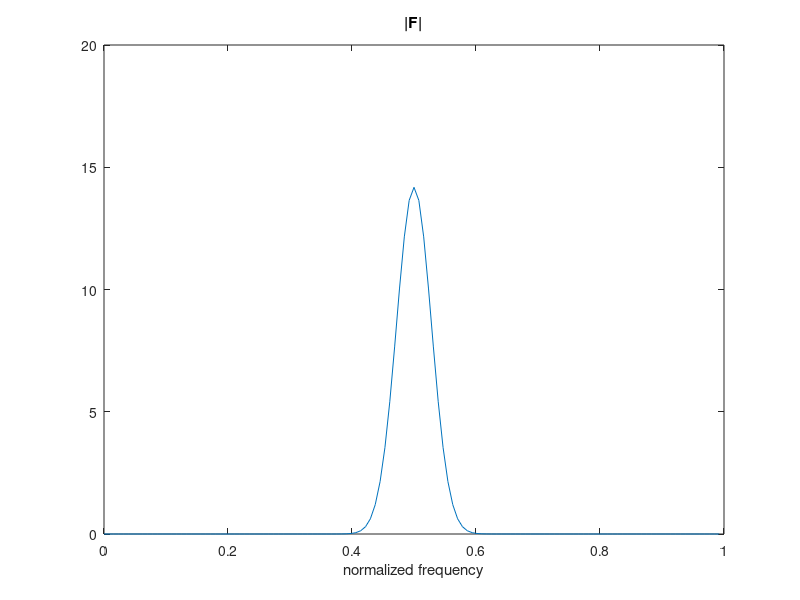
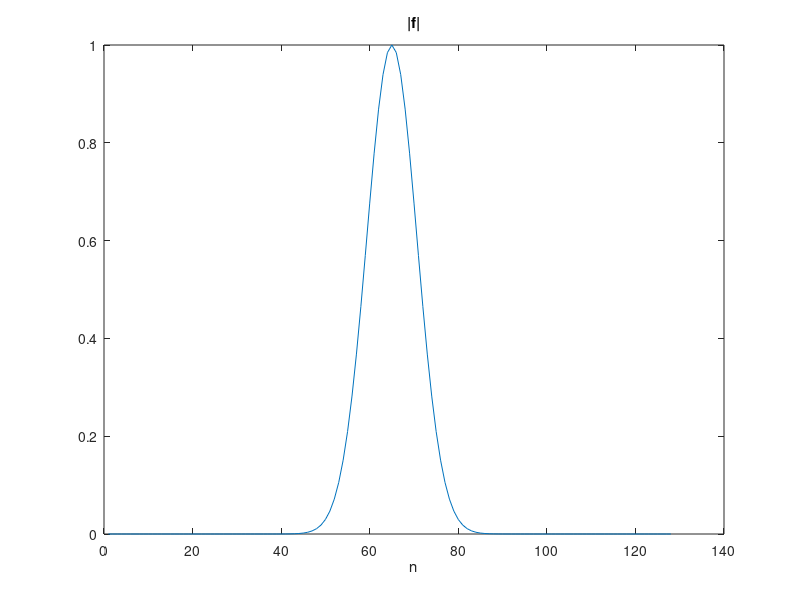

MATLAB code for these plots, in order:
N = 128;
n = 0:N-1;
M = 8;
f = (-1).^n.*(exp(-(n-N/2).^2./M.^2));
F = fft(f);

freq = (n)/N;

figure(1)
plot(freq, abs(F));
xlabel('normalized frequency'), title('|F|')

figure(2)
plot(abs(f))
xlabel('n'), title('|f|')

sum(abs(f).^2)-sum(abs(F).^2)*(freq(2) - freq(1))